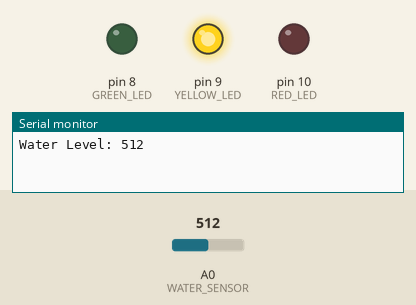
Bench run of a sketch on a simulated Arduino Uno, built with avr-gcc and run on an emulated ATmega328P. On the bench: output pins drawn as LEDs (lit = HIGH), the last lines printed to the serial monitor. The test bench sets the inputs (shaded band); at power-on: A0 (WATER_SENSOR) = 512.

Above: at 1.2 s.
1.3 s: A0 (WATER_SENSOR) set to 692
3.5 s: A0 (WATER_SENSOR) set to 717
At 5.4 s:
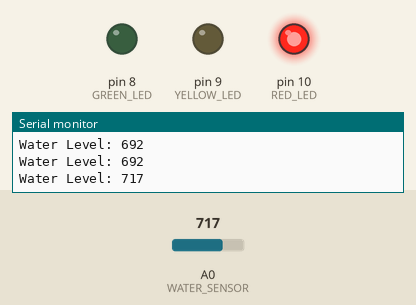
6.0 s: A0 (WATER_SENSOR) set to 290
At 7.1 s:
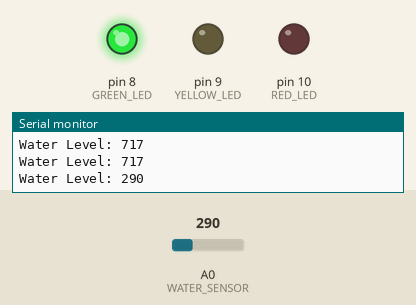
8.2 s: A0 (WATER_SENSOR) set to 318
At 10.1 s:
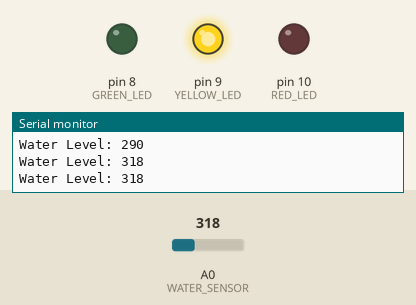
10.4 s: A0 (WATER_SENSOR) set to 122
At 11.8 s:
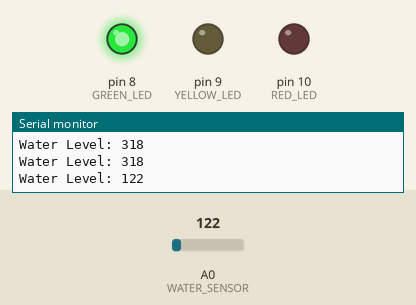
Timing chart, 0 to 13.4 s (numbered marks = the images above; inputs shaded):
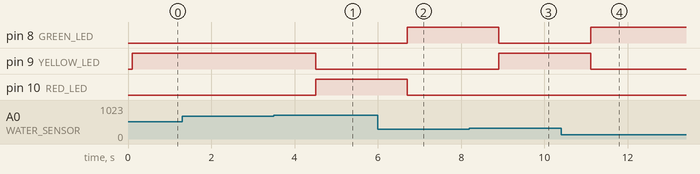

Measured:
- the behaviour switches between 699 and 700 on A0 (WATER_SENSOR) (found by bisection; images 0 and 1)
- the behaviour switches between 299 and 300 on A0 (WATER_SENSOR) (found by bisection; images 2 and 3)
- after the input at 3.5 s, pin 9 (YELLOW_LED): HIGH → LOW after 1.0 s; pin 10 (RED_LED): LOW → HIGH after 1.0 s
- after the input at 6.0 s, pin 8 (GREEN_LED): LOW → HIGH after 0.71 s; pin 10 (RED_LED): HIGH → LOW after 0.71 s
- after the input at 8.2 s, pin 8 (GREEN_LED): HIGH → LOW after 0.71 s; pin 9 (YELLOW_LED): LOW → HIGH after 0.71 s
- after the input at 10.4 s, pin 8 (GREEN_LED): LOW → HIGH after 0.71 s; pin 9 (YELLOW_LED): HIGH → LOW after 0.71 s

The sketch:

Water_Level_Monitoring.ino
```cpp
// Arduino Water Level Monitoring System

const int WATER_SENSOR = A0;

const int GREEN_LED = 8;
const int YELLOW_LED = 9;
const int RED_LED = 10;

// Water level threshold values
const int LOW_THRESHOLD = 300;
const int HIGH_THRESHOLD = 700;

// Number of readings used for averaging
const int SAMPLE_COUNT = 5;

void setup() {
  pinMode(GREEN_LED, OUTPUT);
  pinMode(YELLOW_LED, OUTPUT);
  pinMode(RED_LED, OUTPUT);

  Serial.begin(9600);
}

void loop() {

  // Take multiple sensor readings
  long total = 0;

  for (int i = 0; i < SAMPLE_COUNT; i++) {
    total += analogRead(WATER_SENSOR);
    delay(20);
  }

  // Calculate average sensor reading
  int waterLevel = total / SAMPLE_COUNT;

  Serial.print("Water Level: ");
  Serial.println(waterLevel);

  // Low water level
  if (waterLevel < LOW_THRESHOLD) {

    digitalWrite(GREEN_LED, HIGH);
    digitalWrite(YELLOW_LED, LOW);
    digitalWrite(RED_LED, LOW);
  }

  // Medium water level
  else if (waterLevel < HIGH_THRESHOLD) {

    digitalWrite(GREEN_LED, LOW);
    digitalWrite(YELLOW_LED, HIGH);
    digitalWrite(RED_LED, LOW);
  }

  // High water level
  else {

    digitalWrite(GREEN_LED, LOW);
    digitalWrite(YELLOW_LED, LOW);
    digitalWrite(RED_LED, HIGH);
  }

  delay(1000);
}
```
